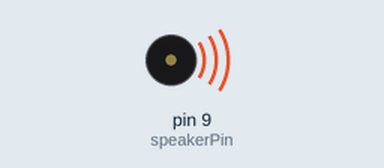
Bench run of a sketch on a simulated Arduino Uno, built with avr-gcc and run on an emulated ATmega328P. Shown: buzzer (waves = sounding).

Above: at 0.2 s.
Timing chart, 0 to 6.5 s (numbered marks = the images above):
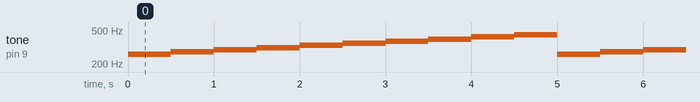

The sketch:

Buzzers_tones.ino
```cpp
#define c 261
#define d 294
#define e 329
#define f 349
#define g 391
#define gS 415
#define a 440
#define aS 455
#define b 466
#define cH 523
#define cSH 554
#define dH 587
#define dSH 622
#define eH 659
#define fH 698
#define fSH 740
#define gH 784
#define gSH 830
#define aH 880

int speakerPin = 9;
int numTones = 10;
     int tones[ ] = {261, 277, 294, 311, 330, 349, 370, 392, 415, 440,466, 494};
                       // mid C C# D D# E F F# G G# A

void setup() {
  pinMode(speakerPin, OUTPUT);
}

     void loop()
        {
             for (int i = 0; i < numTones; i++)
                 {
                     tone(speakerPin, tones[i]);
                     delay(500);
                 }
             noTone(speakerPin);
       }
```

Measured:
- by itself, tone on pin 9 (speakerPin): repeats every 5.0 s: 277 Hz 0.50 s, 294 Hz 0.50 s, 311 Hz 0.50 s, 330 Hz 0.50 s, 349 Hz 0.50 s, 370 Hz 0.50 s, 392 Hz 0.50 s, 415 Hz 0.50 s, 440 Hz 0.50 s, 261 Hz 0.50 s
